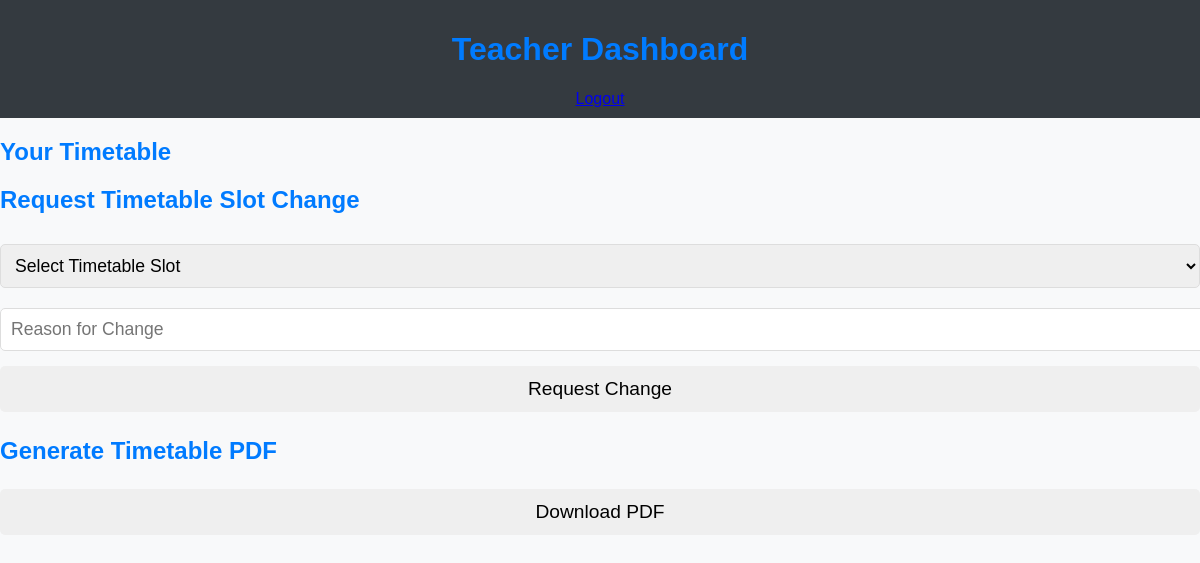
The app's page /teacher_dashboard (signed in), older data.
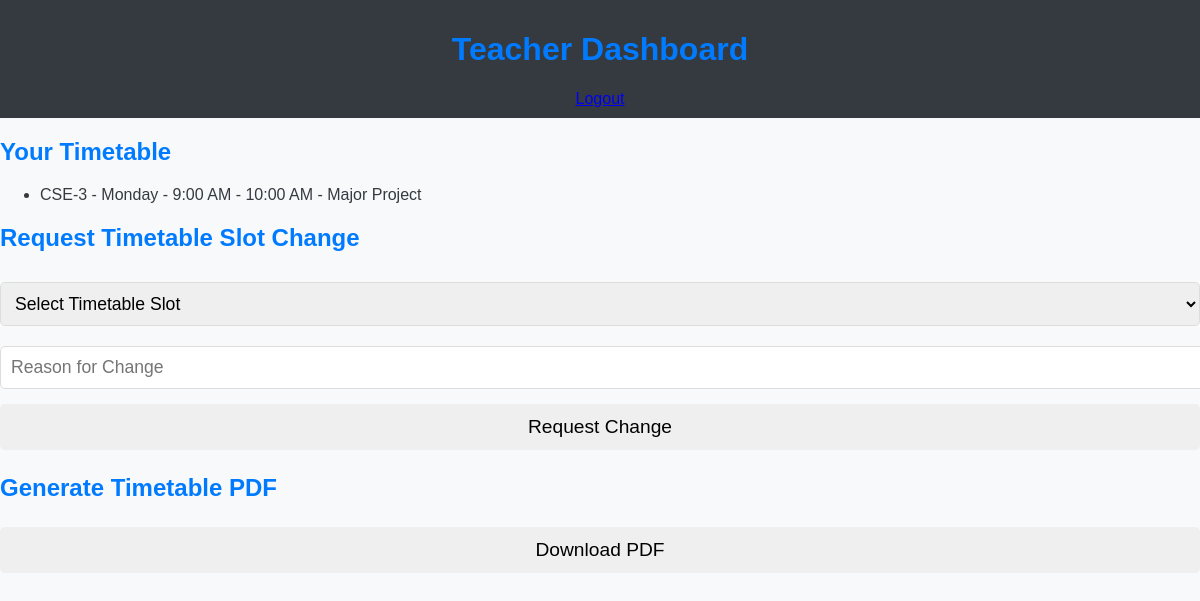
The same page, newer data.
### backend/models.py (models this page shows, shortened)
class Timetable(db.Model):
    __tablename__ = 'timetable'
    id = db.Column(db.Integer, primary_key=True)
    class_name = db.Column(db.String(50), db.ForeignKey('class.class_name'), nullable=False)  # Referencing class_name
    day = db.Column(db.Enum('Monday', 'Tuesday', 'Wednesday', 'Thursday', 'Friday'), nullable=False)
    time_slot = db.Column(db.String(50), nullable=False)
    subject_code = db.Column(db.String(50), db.ForeignKey('subjects.subject_code'), nullable=False)
    teacher_id = db.Column(db.Integer, db.ForeignKey('teacher.id'), nullable=False)
    class_ = db.relationship('Class', backref='timetables', lazy=True)
    subject = db.relationship('Subject', backref='timetables', lazy=True)
    teacher = db.relationship('Teacher', backref='timetables', lazy=True)

class Class(db.Model):
    __tablename__ = 'class'
    id = db.Column(db.Integer, primary_key=True)  # Primary key (usually an integer ID)
    class_name = db.Column(db.String(20), unique=True, nullable=False)  # class_name is unique

class Subject(db.Model):
    __tablename__ = 'subjects'
    subject_code = db.Column(db.String(50), primary_key=True)  # 'subject_code' as the primary key
    subject_name = db.Column(db.String(100), nullable=False)

### backend/routes.py (the view)
    @app.route('/teacher_dashboard')
    def teacher_dashboard():
        if session.get('user_role') != 'teacher':
            return redirect(url_for('index'))
        user_id = session.get('user_id')
        teacher = Teacher.query.filter_by(user_id=user_id).first()
        if teacher is None:
            flash('Teacher not found.', 'error')
            return redirect(url_for('index'))
        timetables = Timetable.query.filter_by(teacher_id=teacher.id).all()
        return render_template('teacher_dashboard.html', timetables=timetables)

### frontend/templates/teacher_dashboard.html (shortened to what this page needs)
<!DOCTYPE html>
<html>
<head>
    <link rel="stylesheet" type="text/css" href="{{ url_for('static', filename='css/styles.css') }}">
</head>
<body>
    <header>
        <h1>Teacher Dashboard</h1>
        <a href="{{ url_for('logout') }}">Logout</a>
    </header>
    <div class="container">
        <h2>Your Timetable</h2>
        <ul>
        {% for timetable in timetables %}
            <li>{{ timetable.class_.class_name }} - {{ timetable.day }} - {{ timetable.time_slot }} - {{ timetable.subject.subject_name }}</li>
        {% endfor %}
        </ul>
        <h2>Request Timetable Slot Change</h2>
        <form method="POST" action="{{ url_for('request_slot_change') }}">
            <select name="timetable_id" required>
                <option value="">Select Timetable Slot</option>
            </select>
            <input type="text" name="reason" placeholder="Reason for Change" required>
            <button type="submit">Request Change</button>
        </form>
        <h2>Generate Timetable PDF</h2>
        <form method="GET" action="{{ url_for('generate_pdf_route') }}">
            <button type="submit">Download PDF</button>
        </form>
    </div>
</body>
</html>

### frontend/static/css/styles.css (style rules this page uses)
body { font-family: Arial, sans-serif; margin: 0; background-color: #f8f9fa; color: #343a40; }
header { background-color: #343a40; color: #fff; padding: 10px 0; text-align: center; }
h1, h2 { color: #007bff; }
button { margin: 5px 0; }
input, select { width: 100%; padding: 10px; margin: 10px 0; border-radius: 5px; border: 1px solid #ddd; font-size: 1.1em; }
button { width: 100%; padding: 12px; font-size: 1.2em; border-radius: 5px; cursor: pointer; border: none; }

Row changes from the older to the newer data that the page shows:
now on this page (row edited): Timetable: class_.class_name "CSE-3", day "Monday", time_slot "9:00 AM - 10:00 AM", subject.subject_name "Major Project"
